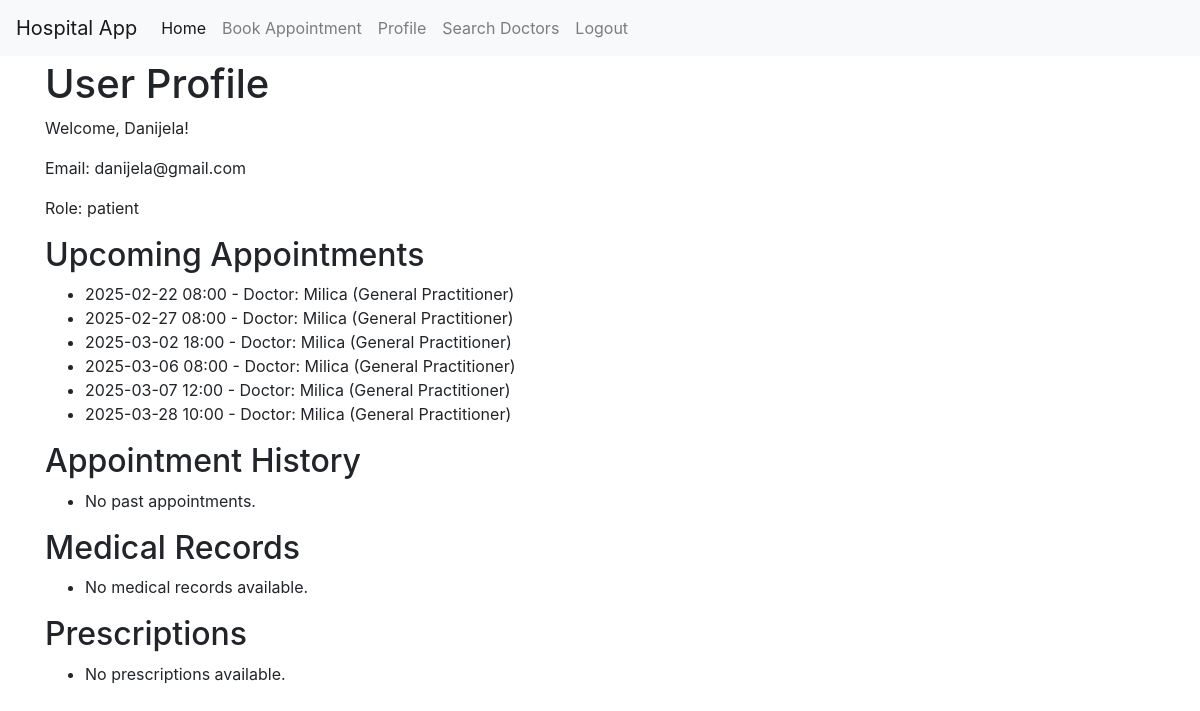
The app's page /profile (signed in) with its own data.
### models.py (models this page shows, shortened)
class User(UserMixin, db.Model):
    __tablename__ = 'user'
    id = db.Column(db.Integer, primary_key=True)
    email = db.Column(db.String(120), index=True, unique=True, nullable=False)
    password_hash = db.Column(db.String(128), nullable=False)
    role = db.Column(db.String(20), default='patient', nullable=False)  # role: admin, doctor, patient
    appointments = db.relationship('Appointment', backref='doctor', lazy=True, foreign_keys='Appointment.doctor_id')  # Specify foreign key
    medical_records = db.relationship('MedicalRecord', backref='patient', lazy=True)
    name = db.Column(db.String(64), index=True)
    specialization = db.Column(db.String(100), nullable=True)
    position = db.Column(db.String(100), nullable=True)  # Staff

class Appointment(db.Model):
    __tablename__ = 'appointment'
    id = db.Column(db.Integer, primary_key=True)
    appointment_date = db.Column(db.Date, nullable=False)
    appointment_time = db.Column(db.Time, nullable=False)
    patient_id = db.Column(db.Integer, db.ForeignKey('user.id'), nullable=False)
    doctor_id = db.Column(db.Integer, db.ForeignKey('user.id'), nullable=False)
    medical_record_id = db.Column(db.Integer, db.ForeignKey('medical_record.id'))
    patient = db.relationship('User', foreign_keys=[patient_id], backref='patient_appointments')
    notes = db.Column(db.Text, nullable=True)

### app.py (the view)
@app.route('/profile')
@login_required
def profile():
    now = datetime.now()
    appointments = Appointment.query.filter_by(patient_id=current_user.id).order_by(Appointment.appointment_date, Appointment.appointment_time).all()
    medical_records = MedicalRecord.query.filter_by(patient_id=current_user.id).all()
    return render_template('patient/profile.html', appointments=appointments, medical_records=medical_records, now=now)

### app.py (called while the page is built)
@login_manager.user_loader
def load_user(user_id):
    return db.session.get(User, int(user_id))

### templates/patient/profile.html
{% extends 'base.html' %} {% block title %}Profile{% endblock %} {% block
content %}
<h1>User Profile</h1>
<p>Welcome, {{ current_user.name }}!</p>
<p>Email: {{ current_user.email }}</p>
<p>Role: {{ current_user.role }}</p>
<h2>Upcoming Appointments</h2>
<ul>
	{% for appointment in appointments if appointment.appointment_date >
	now.date() or (appointment.appointment_date == now.date() and
	appointment.appointment_time >= now.time()) %}
	<li>
		{{ appointment.appointment_date.strftime('%Y-%m-%d') }} {{
		appointment.appointment_time.strftime('%H:%M') }} - Doctor: {{
		appointment.doctor.name }} ({{ appointment.doctor.specialization }})
	</li>
	{% else %}
	<li>No upcoming appointments.</li>
	{% endfor %}
</ul>
<h2>Appointment History</h2>
<ul>
	{% for appointment in appointments if appointment.appointment_date <
	now.date() or (appointment.appointment_date == now.date() and
	appointment.appointment_time < now.time()) %}
	<li>
		{{ appointment.appointment_date.strftime('%Y-%m-%d') }} {{
		appointment.appointment_time.strftime('%H:%M') }} - Doctor: {{
		appointment.doctor.name }} ({{ appointment.doctor.specialization }})
	</li>
	{% else %}
	<li>No past appointments.</li>
	{% endfor %}
</ul>
<h2>Medical Records</h2>
<ul>
	{% for record in medical_records %}
	<li>{{ record.id }} - {{ record.report }}</li>
	{% else %}
	<li>No medical records available.</li>
	{% endfor %}
</ul>
<h2>Prescriptions</h2>
<ul>
	{% for prescription in current_user.prescriptions %}
	<li>
		{{ prescription.date }} - {{ prescription.medication }}: {{
		prescription.dosage }} ({{ prescription.instructions }})
	</li>
	{% else %}
	<li>No prescriptions available.</li>
	{% endfor %}
</ul>
{% endblock %}

### templates/base.html (style rules this page uses)
body { padding-top: 60px; }

### records on screen
User: name "Danijela", email "danijela@gmail.com", role "patient"
Appointment: appointment_date "2025-02-22", appointment_time "08:00", doctor.name "Milica", doctor.specialization "General Practitioner"
Appointment: appointment_date "2025-02-27", appointment_time "08:00", doctor.name "Milica", doctor.specialization "General Practitioner"
Appointment: appointment_date "2025-03-02", appointment_time "18:00", doctor.name "Milica", doctor.specialization "General Practitioner"
Appointment: appointment_date "2025-03-06", appointment_time "08:00", doctor.name "Milica", doctor.specialization "General Practitioner"
Appointment: appointment_date "2025-03-07", appointment_time "12:00", doctor.name "Milica", doctor.specialization "General Practitioner"
Appointment: appointment_date "2025-03-28", appointment_time "10:00", doctor.name "Milica", doctor.specialization "General Practitioner"
